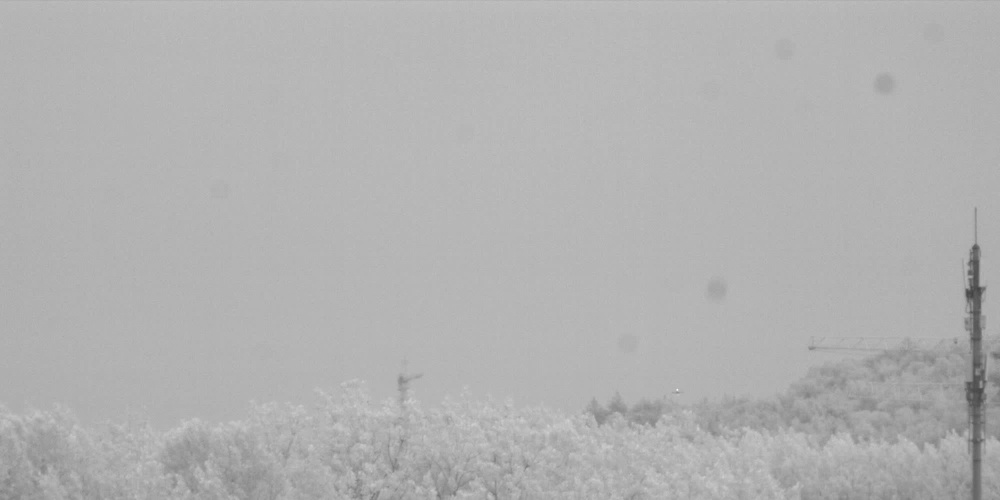
#> input picture output_video_png/frame_0000.jpg, 1000 x 500 px, shrunk from 2000 x 1000 before the run, given in place of Misc_50.png, which was not available
$ python SLIC.py   (older library calls are emulated)
#> lines starting #> are read from the running program, lines starting #| are printed output that depends on the picture; pictures that were not available may be replaced by others from this repository, and a replacement may not be noted
'''
import cv2
import numpy as np
import matplotlib.pyplot as plt
import matplotlib
matplotlib.use('TkAgg')

def dynamic_top_hat(image, kernel_type="ellipse", kernel_size=(5, 10), filter_type="gaussian", sigma=1):
    """
    改进的动态 Top-Hat 算法，结合滤波预处理与动态形状调整。

    Parameters:
        image (numpy.ndarray): 输入灰度图像。
        kernel_type (str): 结构元素的类型，可选 "ellipse", "circle", "rectangle"。
        kernel_size (tuple): 结构元素的动态大小范围 (min_size, max_size)。
        filter_type (str): 滤波类型，可选 "gaussian", "median", "bilateral"。
        sigma (int): 高斯滤波的标准差（仅用于高斯滤波）。

    Returns:
        NWTH (numpy.ndarray): 改进的 White Top-Hat 结果。
        NBTH (numpy.ndarray): 改进的 Black Top-Hat 结果。
    """
    # -------------------
    # 1. 滤波预处理
    # -------------------
    if filter_type == "gaussian":
        filtered_image = cv2.GaussianBlur(image, (5, 5), sigma)
    elif filter_type == "median":
        filtered_image = cv2.medianBlur(image, 5)
    elif filter_type == "bilateral":
        filtered_image = cv2.bilateralFilter(image, 9, 75, 75)
    else:
        raise ValueError("Invalid filter type. Choose 'gaussian', 'median', or 'bilateral'.")

    # -------------------
    # 2. 动态生成结构元素
    # -------------------
    min_size, max_size = kernel_size
    if kernel_type == "ellipse":
        kernel = cv2.getStructuringElement(cv2.MORPH_ELLIPSE, (min_size, max_size))
    elif kernel_type == "circle":
        kernel = cv2.getStructuringElement(cv2.MORPH_ELLIPSE, (min_size, min_size))
    elif kernel_type == "rectangle":
        kernel = cv2.getStructuringElement(cv2.MORPH_RECT, (min_size, max_size))
    else:
        raise ValueError("Invalid kernel type. Choose 'ellipse', 'circle', or 'rectangle'.")

    # -------------------
    # 3. 改进的 White Top-Hat
    # -------------------
    morph_open = cv2.morphologyEx(filtered_image, cv2.MORPH_OPEN, kernel)
    NWTH = cv2.subtract(filtered_image, morph_open)  # NWTH = f - (f ○ kernel)

    # -------------------
    # 4. 改进的 Black Top-Hat
    # -------------------
    morph_close = cv2.morphologyEx(filtered_image, cv2.MORPH_CLOSE, kernel)
    NBTH = cv2.subtract(morph_close, filtered_image)  # NBTH = (f ● kernel) - f

    return NWTH, NBTH


# -------------------
# 示例运行
# -------------------
if __name__ == "__main__":
    # 加载图像
    image = cv2.imread("./output_video_png2/frame_0050.jpg", cv2.IMREAD_GRAYSCALE)

    # 调用动态 Top-Hat 算法
    NWTH, NBTH = dynamic_top_hat(
        image=image,
        kernel_type="circle",
        kernel_size=(5, 15),
        filter_type="gaussian",
        sigma=2
    )

    # 可视化结果
    plt.figure(figsize=(12, 6))
    plt.subplot(1, 3, 1), plt.title("Original Image"), plt.imshow(image, cmap="gray"), plt.axis("off")
    plt.subplot(1, 3, 2), plt.title("New White Top-Hat"), plt.imshow(NWTH, cmap="gray"), plt.axis("off")
    plt.subplot(1, 3, 3), plt.title("New Black Top-Hat"), plt.imshow(NBTH, cmap="gray"), plt.axis("off")
    plt.tight_layout()
    plt.show()
'''
import os

import cv2
import numpy as np
from scipy.ndimage import gaussian_filter
import matplotlib.pyplot as plt
import matplotlib
matplotlib.use('TkAgg')

def dynamic_brightness_weight(image, T_high=0.8):
    """动态亮度权重调整，抑制高亮区域"""
    brightness_weight = np.exp(-image / T_high)
    return brightness_weight

def background_smoothing(image, sigma=5):
    """通过高斯平滑提取背景，同时获取细节信息"""
    smoothed_background = gaussian_filter(image, sigma=sigma)
    detail_layer = image - smoothed_background
    return smoothed_background, detail_layer

def enhanced_image_combination(image, detail_layer, lambda_detail=0.7):
    """综合背景与细节层，调整增强图像"""
    enhanced_image = image + lambda_detail * detail_layer
    enhanced_image = np.clip(enhanced_image, 0, 1)
    return enhanced_image

def gradient_magnitude(image):
    """计算梯度幅值"""
    sobel_x = cv2.Sobel(image, cv2.CV_64F, 1, 0, ksize=3)
    sobel_y = cv2.Sobel(image, cv2.CV_64F, 0, 1, ksize=3)
    gradient = np.sqrt(sobel_x**2 + sobel_y**2)
    gradient = cv2.normalize(gradient, None, 0, 1, cv2.NORM_MINMAX)
    return gradient

# def dynamic_structural_element(image, gradient, sizes):
#     """多结构元素动态生成与融合"""
#     result = np.zeros_like(image, dtype=np.float64)
#     for size in sizes:
#         se = cv2.getStructuringElement(cv2.MORPH_ELLIPSE, (size, size))
#         # 白顶帽操作：提取比背景更亮的小目标
#         white_tophat = cv2.morphologyEx(image, cv2.MORPH_TOPHAT, se)
#
#         # 黑顶帽操作：提取比背景更暗的小目标
#         black_tophat = cv2.morphologyEx(image, cv2.MORPH_BLACKHAT, se)
#
#         weight = gradient  # 使用梯度作为权重
#         result += weight * (white_tophat+black_tophat)
#     result = cv2.normalize(result, None, 0, 1, cv2.NORM_MINMAX)
#     return result

# def generate_ellipse_matrix(width):
#     """
#     生成一个矩阵，其中背景为1，椭圆部分为0。
#
#     参数:
#     width (int): 椭圆的长轴（矩阵的宽）
#     height (int): 椭圆的短轴（矩阵的高）
#
#     返回:
#     numpy.ndarray: 包含椭圆的矩阵
#     """
#     # 确定矩阵大小，保证中心对齐
#     height =int(width*0.6)
#     matrix_size_x = width + 4  # 增加边距
#     matrix_size_y = height + 4  # 增加边距
#
#     # 创建矩阵并初始化为1
#     matrix = np.ones((matrix_size_y, matrix_size_x), dtype=int)
#
#     # 椭圆参数
#     center_x = matrix_size_x // 2
#     center_y = matrix_size_y // 2
#     a = width // 2  # 长轴半径
#     b = height // 2 + 1    # 短轴半径
#
#     # 绘制椭圆
#     for y in range(matrix_size_y):
#         for x in range(matrix_size_x):
#             # 椭圆公式: ((x - cx)/a)^2 + ((y - cy)/b)^2 <= 1
#             if ((x - center_x) / a) ** 2 + ((y - center_y) / b) ** 2 <= 1:
#                 matrix[y, x] = 0
#
#     # 绘制矩形：最大内接矩形
#     rect_half_width = a // 2 # 矩形宽为椭圆长轴
#     rect_half_height = b // 2 # 矩形高为椭圆短轴
#
#     start_x = center_x - rect_half_width
#     end_x = center_x + rect_half_width+1
#     start_y = center_y - rect_half_height
#     end_y = center_y + rect_half_height+1
#
#     # 设置矩形内部为1
#     for y in range(start_y, end_y):
#         for x in range(start_x, end_x):
#             matrix[y, x] = 1
#
#
#     return matrix.astype(np.uint8)

# def generate_structuring_elements(scale):
#     """
#     生成图1和图2的非对称结构元素。
#     参数:
#     - scale: 尺度，用于控制结构元素的大小。
#
#     返回:
#     - structuring_elements: 包含图1和图2的结构元素
#     """
#     # 图1结构元素：用于膨胀
#     ellipse_b = cv2.getStructuringElement(cv2.MORPH_ELLIPSE, (scale, scale))  # 椭圆
#     rect_b0 = cv2.getStructuringElement(cv2.MORPH_RECT, (2 * scale, 2 * scale))  # 矩形
#
#     # 图2结构元素：用于腐蚀
#     rect_bi = cv2.getStructuringElement(cv2.MORPH_RECT, (scale // 2, scale // 2))  # 内部矩形
#     ellipse_b2 = cv2.getStructuringElement(cv2.MORPH_ELLIPSE, (scale, scale))  # 椭圆
#
#     return (ellipse_b, rect_b0, rect_bi, ellipse_b2)
#
# def remove_highlighted_regions(image, threshold_factor=1.5):
#     """
#     检测并减除高亮区域（如云彩、房屋等）。
#     参数:
#     - image: 输入灰度图像。
#     - threshold_factor: 动态阈值因子，高于此灰度值的区域会被减除。
#     返回:
#     - processed_image: 减除高亮区域后的图像。
#     """
#     # 动态阈值计算
#     mean_intensity = np.mean(image)
#     threshold = threshold_factor * mean_intensity
#
#     # 生成高亮掩膜
#     highlight_mask = (image > threshold).astype(np.uint8) * 255
#
#     # 对高亮区域进行形态学操作（扩展和平滑）
#     kernel = cv2.getStructuringElement(cv2.MORPH_ELLIPSE, (15, 15))
#     highlight_mask = cv2.dilate(highlight_mask, kernel)
#     highlight_mask = cv2.erode(highlight_mask, kernel)
#
#     # 减除高亮区域
#     processed_image = cv2.inpaint(image, highlight_mask, inpaintRadius=7, flags=cv2.INPAINT_TELEA)
#     return processed_image
def newRingStrel(R_i, ratio=2.5):
    """
    构造矩形环状结构元素
    输入参数:
    R_i : 内半径，即目标区域的大小
    ratio : R_o 和 R_i 的比值，默认值为 2
    输出:
    B_0 : 小矩形结构元素，边长为 R_i
    B_1 : 环形矩形结构元素，外半径为 R_o，内半径为 R_i
    """
    # 计算外半径 R_o
    R_o = ratio * R_i

    # 1. 创建小矩形结构元素 B_0，大小为 R_i x R_i
    B_0 = np.ones((R_i, R_i), dtype=int)

    # 2. 创建环形矩形结构元素 B_1，外半径为 R_o，内半径为 R_i
    d = 2 * int(R_o) + 1  # 结构元素的大小
    B_1 = np.ones((d, d), dtype=int)  # 初始全为 1 的矩阵

    # 计算内半径区域的起始和结束索引
    start_index = int(R_o) + 1 - R_i
    end_index = int(R_o) + 1 + R_i

    # 将内半径区域置为 0，形成环形结构
    B_1[start_index:end_index, start_index:end_index] = 0

    return B_0.astype(np.uint8), B_1.astype(np.uint8)

def custom_morphology(image, gradient,scales=[3, 5, 7]):
    """
    使用自定义结构元素进行多尺度白顶帽和黑顶帽操作。

    参数:
    - image: 输入灰度图像。
    - scales: 多尺度结构元素的尺度列表。

    返回:
    - final_result: 白顶帽与黑顶帽操作结果的叠加。
    """

    white_tophat_sum = np.zeros_like(image, dtype=np.float64)
    black_tophat_sum = np.zeros_like(image, dtype=np.float64)

    for scale in scales:
        # 生成结构元素
        B0, B1= newRingStrel(scale)

        img_d = cv2.dilate(image, B1)

        img_e = cv2.erode(img_d, B0)

        white_tophat = image-img_e
        white_tophat[white_tophat < 0] = 0
        white_tophat = cv2.normalize( white_tophat, None, 0, 1, cv2.NORM_MINMAX)
        white_tophat_sum += white_tophat

        # [9 lines of commented-out code are left out]
    final_result =gradient *(white_tophat_sum)
    final_result = cv2.normalize(final_result, None, 0, 1, cv2.NORM_MINMAX)

    return final_result


# [42 lines left out: function custom_morphology1, not called in this run]


def adaptive_contrast_enhancement(image, gradient, beta=1.0, brightness_weight=None):
    """自适应对比度增强"""
    mean_filter = cv2.boxFilter(image, ddepth=-1, ksize=(5, 5))
    if brightness_weight is None:
        brightness_weight = np.ones_like(image)
    enhanced = image + beta * gradient * brightness_weight * (image - mean_filter)
    #std_filter = np.sqrt(cv2.boxFilter((image - mean_filter) ** 2, ddepth=-1, ksize=(5, 5)))  # 局部标准差
    # 自适应增强因子 Beta(x, y)
    #enhanced = image + beta * gradient * (image - mean_filter)
    enhanced = cv2.normalize(enhanced, None, 0, 1, cv2.NORM_MINMAX)
    return enhanced

def nonlinear_adjustment(image, gamma=2.0):
    """非线性调节（Sigmoid调整）"""
    sigmoid = 1 / (1 + np.exp(-gamma * (image - 0.5)))
    return cv2.normalize(sigmoid, None, 0, 1, cv2.NORM_MINMAX)


# [5 lines left out: function low_pass_background_filter, not called in this run]

def improved_top_hat(image, sizes=[3, 5, 7], beta=1.0, gamma=2.0, T_high=1.0, sigma=5, lambda_detail=0.7):
    """
    改进 Top-Hat 算法
    :param image: 输入灰度图像
    :param sizes: 动态结构元素的大小列表
    :param beta: 对比度增强系数
    :param gamma: 非线性调整系数
    :return: 改进的弱小目标检测结果
    """

    # 1. 计算梯度幅值作为感知权重
    gradient = gradient_magnitude(image)

    # 2. 动态亮度权重，抑制高亮区域
    brightness_weight = dynamic_brightness_weight(image, T_high)

    # 3. 背景平滑与细节提取
    smoothed_background, detail_layer = background_smoothing(image, sigma=sigma)

    # 4. 综合背景与细节，调整增强图像
    image = enhanced_image_combination(smoothed_background, detail_layer, lambda_detail)

    # 2. 多结构元素动态融合
    morph_result = custom_morphology(image, gradient, sizes)

    # 3. 自适应对比度增强
    enhanced_image = adaptive_contrast_enhancement(morph_result, gradient, beta, brightness_weight)

    #smoothed, high_frequency = low_pass_background_filter(enhanced_image, cutoff_sigma=sigma)

    # 4. 非线性调整
    final_result = nonlinear_adjustment(enhanced_image, gamma)

    return final_result

# 测试改进算法
if __name__ == "__main__":
    # 读取输入图像（灰度）
    image_path = "C:\\Users\\localhost\\Desktop\\open-sirst-v2-master\\images\\targets\\Misc_50.png"
    image = cv2.imread(image_path, cv2.IMREAD_GRAYSCALE)
#> image is the input picture: shape (500, 1000); min 66, max 245, mean 177.4

    image = cv2.normalize(image.astype("float64"), None, 0, 1, cv2.NORM_MINMAX)
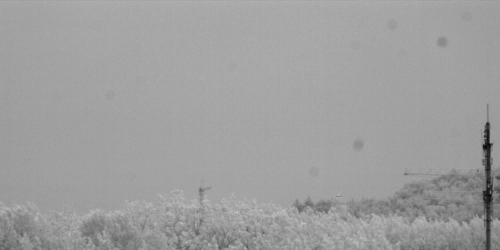
#> image: shape (500, 1000) float64 (shown at 1/2 size); min 1.21e-17, max 1, mean 0.622

    # 改进算法的检测
    result = improved_top_hat(image, sizes=[3, 5, 7, 9], beta=2.0, gamma=20.0, T_high=0.8, sigma=10, lambda_detail=0.7)
#> in gradient_magnitude, `sobel_x = cv2.Sobel(image, cv2.CV_64F, 1, 0, ksize=3)`:
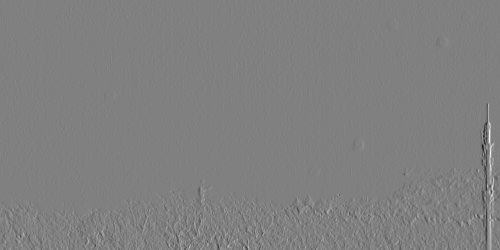
#> sobel_x: shape (500, 1000) float64 (shown at 1/2 size); min -1.48, max 1.46, mean -0.000341; drawn with min black and max white
#> in gradient_magnitude, `sobel_y = cv2.Sobel(image, cv2.CV_64F, 0, 1, ksize=3)`:
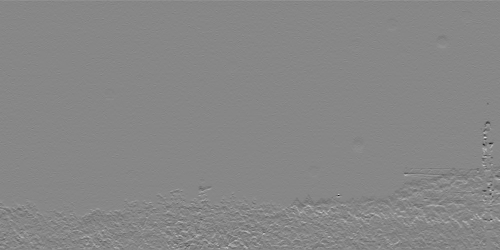
#> sobel_y: shape (500, 1000) float64 (shown at 1/2 size); min -1.48, max 1.31, mean -0.00187; drawn with min black and max white
#> in gradient_magnitude, `gradient = np.sqrt(sobel_x**2 + sobel_y**2)`:
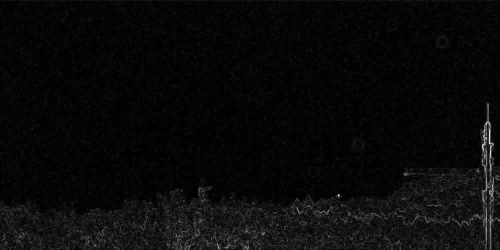
#> gradient: shape (500, 1000) float64 (shown at 1/2 size); min 0, max 1.48, mean 0.0584; drawn with min black and max white
#> in dynamic_brightness_weight, `brightness_weight = np.exp(-image / T_high)`:
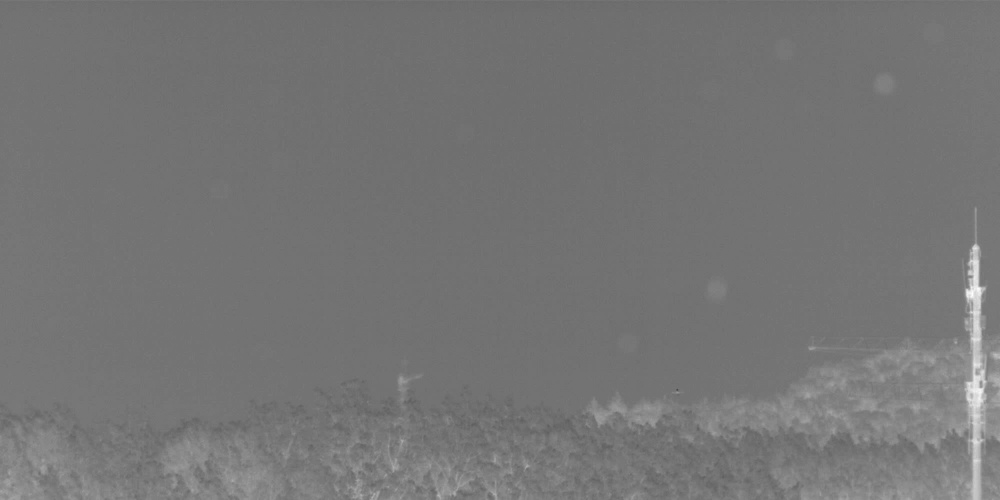
#> brightness_weight: shape (500, 1000) float64; min 0.287, max 1, mean 0.46
#> (the rest of the program and of its run is left out)
